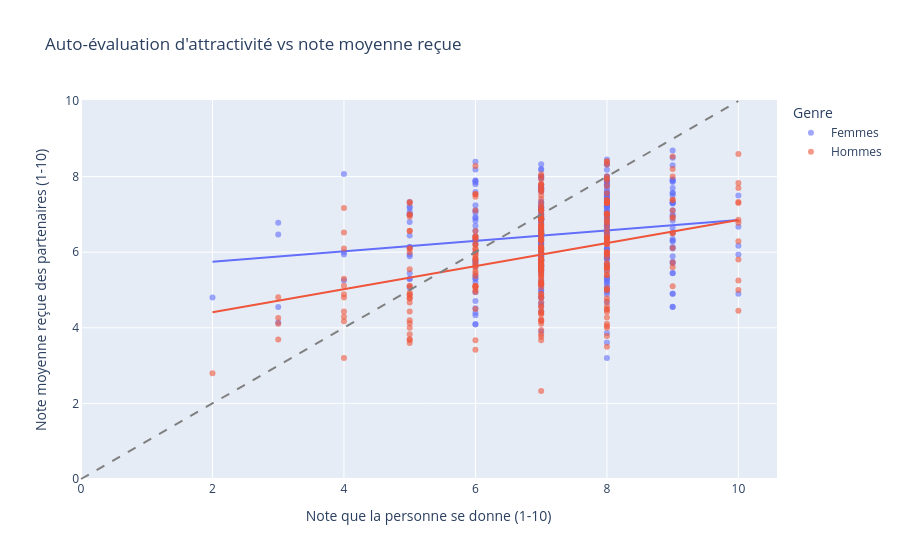

The notebook cell this image was saved under:
### Code cell
fig = px.scatter(
    perception,
    x="attr3_1",
    y="attr_recue",
    color="gender",
    title="Auto-évaluation d'attractivité vs note moyenne reçue",
    labels={
        "attr3_1": "Note que la personne se donne (1-10)",
        "attr_recue": "Note moyenne reçue des partenaires (1-10)",
        "gender": "Genre"
    },
    opacity=0.6,
    trendline="ols"   # droite de régression par groupe (ligne d'ajustement)
)

# Ajouter la diagonale y = x en référence
fig.add_shape(
    type="line",
    x0=0, y0=0, x1=10, y1=10,
    line=dict(color="gray", dash="dash")
)

fig.show()

### Figure 1 — Plotly figure (JSON) as saved in the notebook; plotly's stock layout.template omitted (floating-point values rounded to 4 significant figures; data arrays with more than 128 entries replaced by an {"elided": "..."} marker saying what was removed)
{"data": [{"hovertemplate": "Genre=Femmes<br>Note que la personne se donne (1-10)=%{x}<br>Note moyenne reçue des partenaires (1-10)=%{y}<extra></extra>", "legendgroup": "Femmes", "marker": {"color": "#636efa", "opacity": 0.6, "symbol": "circle"}, "mode": "markers", "name": "Femmes", "orientation": "v", "showlegend": true, "type": "scatter", "x": {"elided": "274 float values"}, "xaxis": "x", "y": {"elided": "274 float values"}, "yaxis": "y"}, {"hovertemplate": "<b>OLS trendline</b><br>attr_recue = 0.138117 * attr3_1 + 5.47248<br>R<sup>2</sup>=0.028870<br><br>Genre=Femmes<br>Note que la personne se donne (1-10)=%{x}<br>Note moyenne reçue des partenaires (1-10)=%{y} <b>(trend)</b><extra></extra>", "legendgroup": "Femmes", "marker": {"color": "#636efa", "symbol": "circle"}, "mode": "lines", "name": "Femmes", "showlegend": false, "type": "scatter", "x": {"elided": "268 float values"}, "xaxis": "x", "y": {"elided": "268 float values"}, "yaxis": "y"}, {"hovertemplate": "Genre=Hommes<br>Note que la personne se donne (1-10)=%{x}<br>Note moyenne reçue des partenaires (1-10)=%{y}<extra></extra>", "legendgroup": "Hommes", "marker": {"color": "#EF553B", "opacity": 0.6, "symbol": "circle"}, "mode": "markers", "name": "Hommes", "orientation": "v", "showlegend": true, "type": "scatter", "x": {"elided": "277 float values"}, "xaxis": "x", "y": {"elided": "277 float values"}, "yaxis": "y"}, {"hovertemplate": "<b>OLS trendline</b><br>attr_recue = 0.305359 * attr3_1 + 3.80088<br>R<sup>2</sup>=0.127764<br><br>Genre=Hommes<br>Note que la personne se donne (1-10)=%{x}<br>Note moyenne reçue des partenaires (1-10)=%{y} <b>(trend)</b><extra></extra>", "legendgroup": "Hommes", "marker": {"color": "#EF553B", "symbol": "circle"}, "mode": "lines", "name": "Hommes", "showlegend": false, "type": "scatter", "x": {"elided": "274 float values"}, "xaxis": "x", "y": {"elided": "274 float values"}, "yaxis": "y"}], "layout": {"legend": {"title": {"text": "Genre"}, "tracegroupgap": 0}, "shapes": [{"line": {"color": "gray", "dash": "dash"}, "type": "line", "x0": 0, "x1": 10, "y0": 0, "y1": 10}], "title": {"text": "Auto-évaluation d'attractivité vs note moyenne reçue"}, "xaxis": {"anchor": "y", "domain": [0, 1], "title": {"text": "Note que la personne se donne (1-10)"}}, "yaxis": {"anchor": "x", "domain": [0, 1], "title": {"text": "Note moyenne reçue des partenaires (1-10)"}}}}
